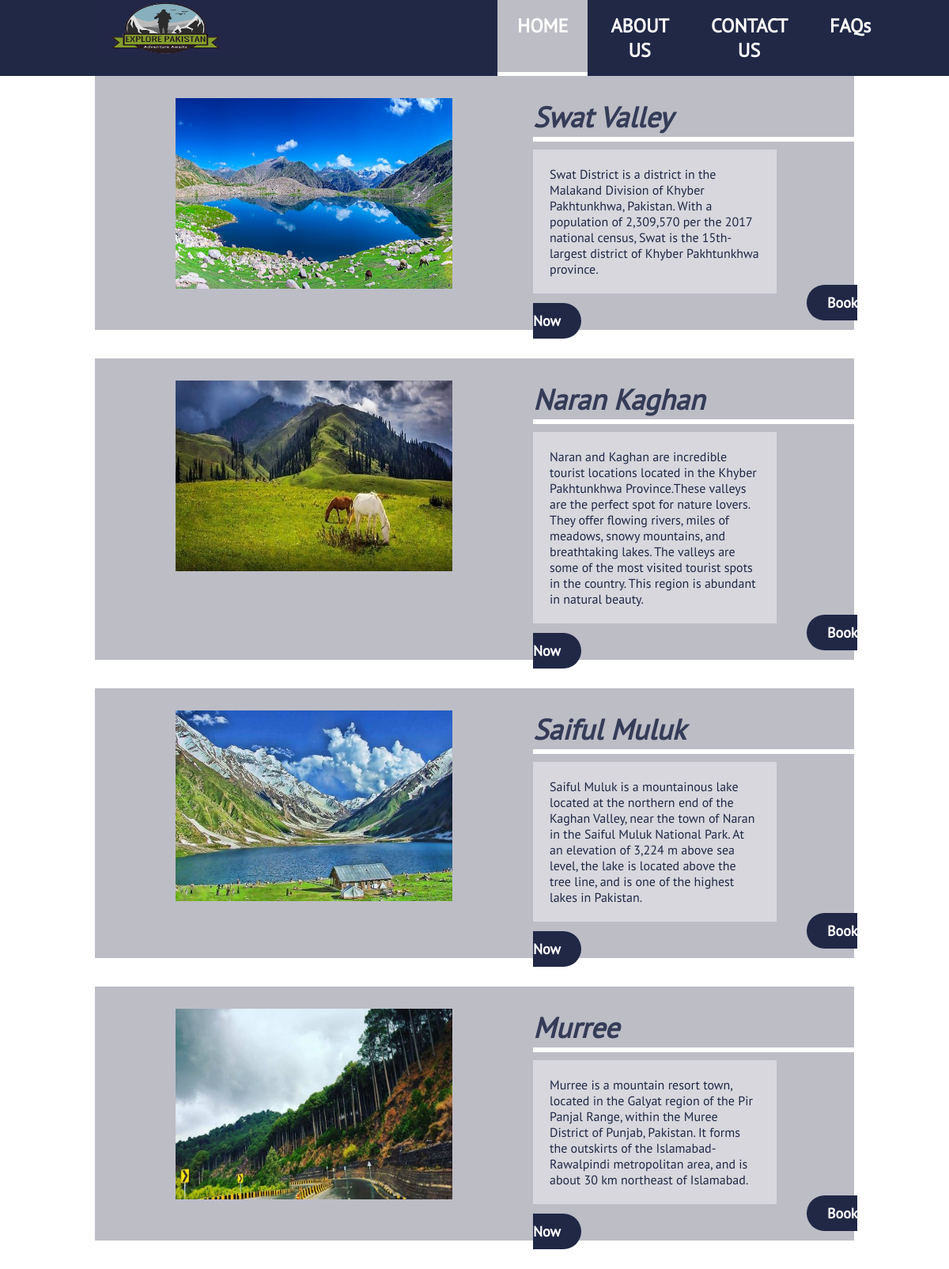
Page /explore_pakistan/details/3 on the committed database.
### explore_pakistan/models.py (models this page shows, shortened)
class Destinations(models.Model):
    province_id = models.ForeignKey(Provincess, on_delete=models.CASCADE, null=True)
    destination_name  = models.CharField(max_length=200)
    destination_image = models.ImageField(null=True, upload_to= "database_images/")
    destination_description  = models.TextField()

### explore_pakistan/views.py (the view)
# urls.py: path('details/<int:detail_id>', views.details, name='details'),
def details(request,detail_id):
    detail_data = Destinations.objects.filter(province_id=detail_id)
    context = {
       'detail_data' :  detail_data
    }
    return render(request, 'destinations.html',context)

### explore_pakistan/templates/destinations.html
{% extends "base_generic.html" %}
{% load static %}
{% block content %}
<header>
    <section id="header">
        <div class="container">
            <div class="flex">
                <div class="logo">
                    <img src="{% static 'images/exploe-removebg-preview.png' %}" width="178px" height="70px" alt="It is a logo.">
                </div>
                <div class="tabs">
                    <nav>
                        <ul id="nav">
                            <li class="btn active"><a href="{% url 'home' %}">HOME</a></li>
                            <li class="btn"><a href="{% url 'about' %}">ABOUT US</a></li>
                            <li class="btn"><a href="{% url 'contact' %}">CONTACT US</a></li>
                            <li class="btn"><a href="{% url 'faqs' %}">FAQs</a></li>
                        </ul>
                    </nav>
                </div>
            </div>
        </div>
    </section>
</header>
{% for destination in detail_data %}
<section id="hidone">
    <section id="section_twohead">
        <div class="container">
            <div class="section_two">
                <div class="img">
                    <img src="{{destination.destination_image.url}}" width="350px" height="241px"
                     alt="Shangrila">
                </div>
                <div id="one2">
                    <p class="heading">
                {{ destination.destination_name }}
                    </p>
                    <hr>
                    <p class="content">
                        {{ destination.destination_description }}
                    </p>
                    <p class="link">
                        <a target="_blank" href="{% url 'form' destination.id %}">Book Now</a>
                    </p>
                </div>
            </div>
        </div>
    </section>
 {% endfor %}
{% endblock %}

### explore_pakistan/static/css/home.css (style rules this page uses)
* { margin: 0%; font-family: PT Sans; }
.container { max-width: 1489px; width: 80%; margin: auto; }
header { position: sticky; top: 0; z-index: 1; }
.flex { display: flex; }
#nav { list-style-type: none; display: flex; }
#nav li:nth-child(1) { padding: 17px 25px 17px 25px; margin-left: 291px; }
section#header { background-color: #202846; display: flex; }
#nav li { padding: 17px 0px 17px 0px; margin-left: 4px; font-weight: 700; font-size: 24px; align-items: center; line-height: 31px; text-align: center; }
#nav .btn { padding: 17px 25px 17px 25px; margin-left: 4px; }
a { color: white; text-decoration: none; font-weight: 700; font-size: 24px; }
.section_two { background-color: #BDBDC6; display: flex; margin: 0px 0px 36px 0px; }
.img { padding: 28px 102px; }
p.heading { font-style: italic; font-weight: 700; font-size: 36px; line-height: 47px; color: #353C57; padding: 28px 0px 2px 0px; }
hr { border: 3px solid white; margin: 0px 102px 10px 0px; }
p.content { background-color: #D7D7DD; color: #202846; padding: 21px; margin-right: 102px; }
.btn { border: none; outline: none; padding: 10px 16px; cursor: pointer; font-size: 18px; }
.active, .btn:hover { border-bottom: 5px solid white; background-color: #BDBDC6; color: white; }
.link a { border-radius: 30px; background-color: #202846; padding: 11px 26px; font-size: 18px; font-weight: 700; margin: -20px 0px 2px 346px; }

### explore_pakistan/static/css/about-us.css (style rules this page uses)
.container { max-width: 1489px; width: 80%; margin: auto; }
header { position: sticky; top: 0; z-index: 1; }
.flex { display: flex; }
#nav { list-style-type: none; display: flex; }
#nav li:nth-child(1) { padding: 17px 25px 17px 25px; margin-left: 291px; }
section#header { background-color: #202846; display: flex; }
#nav li { padding: 17px 0px 17px 0px; margin-left: 4px; font-weight: 700; font-size: 24px; align-items: center; line-height: 31px; text-align: center; }
#nav .btn { padding: 17px 25px 17px 25px; margin-left: 4px; }
a { color: white; text-decoration: none; font-weight: 700; font-size: 24px; }
a { text-decoration: none; color: #353C57; }
hr { border: 3px solid white; margin: 0px -23px 10px 0px; }

### explore_pakistan/static/css/contact.css (style rules this page uses)
* { margin: 0px; font-family: PT Sans; }
.container { max-width: 1489px; width: 80%; margin: auto; }
header { position: sticky; top: 0; z-index: 1; }
.flex { display: flex; }
#nav { list-style-type: none; display: flex; }
#nav li:nth-child(1) { padding: 17px 25px 17px 25px; margin-left: 291px; }
section#header { background-color: #202846; display: flex; }
#nav li { padding: 17px 0px 17px 0px; margin-left: 4px; font-weight: 700; font-size: 24px; align-items: center; line-height: 31px; text-align: center; }
#nav .btn { padding: 17px 25px 17px 25px; margin-left: 4px; }
a { color: white; text-decoration: none; font-weight: 700; font-size: 24px; }
.btn { border: none; outline: none; padding: 10px 16px; cursor: pointer; font-size: 18px; }
.active, .btn:hover { border-bottom: 5px solid white; background-color: #BDBDC6; color: white; }

### explore_pakistan/static/css/faqs.css (style rules this page uses)
* { margin: 0%; font-family: PT Sans; }
.container { max-width: 1489px; width: 80%; margin: auto; }
header { position: sticky; top: 0; z-index: 1; }
.flex { display: flex; }
#nav { list-style-type: none; display: flex; }
#nav li:nth-child(1) { padding: 17px 25px 17px 25px; margin-left: 291px; }
section#header { background-color: #202846; display: flex; }
a { color: white; text-decoration: none; font-weight: 700; font-size: 24px; }
#nav li { padding: 17px 0px 17px 0px; margin-left: 4px; font-weight: 700; font-size: 24px; align-items: center; line-height: 31px; text-align: center; }
#nav .btn { padding: 17px 25px 17px 25px; margin-left: 4px; }
.btn { border: none; outline: none; padding: 10px 16px; cursor: pointer; font-size: 18px; }
.active, .btn:hover { border-bottom: 5px solid white; background-color: #BDBDC6; color: white; }

### rows in the picture
Destinations: destination_image (picture), destination_name "Swat Valley", destination_description "Swat District is a district in the Malakand Division of Khyber Pakhtunkhwa, Pakistan. With a population of 2,309,570 per the 2017 national census, Swat is the 15th-largest district of Khyber Pakhtunkhwa province."
Destinations: destination_image (picture), destination_name "Naran Kaghan", destination_description "Naran and Kaghan are incredible tourist locations located in the Khyber Pakhtunkhwa Province.These valleys are the perfect spot for nature lovers. They offer flowing rivers, miles of meadows, snowy mountains, and breathtaking lakes. The valleys are some of the most visited tourist spots in the country. This region is abundant in natural beauty."
Destinations: destination_image (picture), destination_name "Saiful Muluk", destination_description "Saiful Muluk is a mountainous lake located at the northern end of the Kaghan Valley, near the town of Naran in the Saiful Muluk National Park. At an elevation of 3,224 m above sea level, the lake is located above the tree line, and is one of the highest lakes in Pakistan."
Destinations: destination_image (picture), destination_name "Murree", destination_description "Murree is a mountain resort town, located in the Galyat region of the Pir Panjal Range, within the Muree District of Punjab, Pakistan. It forms the outskirts of the Islamabad-Rawalpindi metropolitan area, and is about 30 km northeast of Islamabad."
